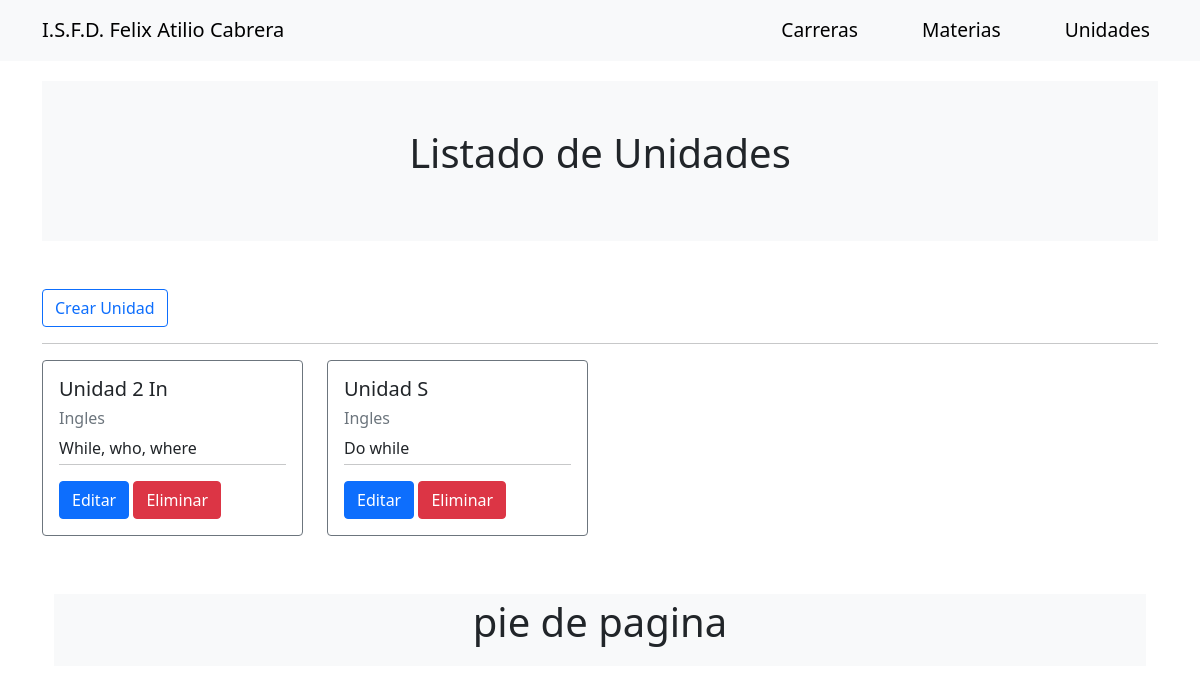
/index.php?controller=Unidades&action=listaUnidadSeleccionada&id=1, run on the app's committed database.
### tables this page shows
CREATE TABLE `unidades` (
  `id` int(11) NOT NULL,
  `title` varchar(11) NOT NULL,
  `content` varchar(75) NOT NULL,
  `id_materias` int(11) NOT NULL
);

CREATE TABLE `materias` (
  `id` int(11) NOT NULL,
  `title` varchar(75) NOT NULL,
  `content` text NOT NULL,
  `id_carreras` int(11) NOT NULL
);

### index.php (called while the page is built, shortened)
<?php
require_once ('model/db.php');
$controller = new $controllerName();
$dataToView["data"] = array();
if (method_exists($controller, $_GET["action"])) {
    $dataToView["data"] = $controller->{$_GET["action"]}();
}
require_once ('view/template/header.php');
require_once ('view/' . $controller->view . '.php');
require_once ('view/template/footer.php');
?>

### model/db.php (called while the page is built, shortened)
<?php
class Db {
    public function __construct() {
        $this->host = constant('DB_HOST');
        $this->db = constant('DB');
        $this->user = constant('DB_USER');
        $this->pass = constant('DB_PASS');
        try {
            $this->conection = new PDO('mysql:host=' . $this->host . ';dbname=' . $this->db, $this->user, $this->pass);
        } catch (PDOException $e) {
            echo $e->getMessage();
            exit();
        }
    }
}
?>

### model/Unidades_model.php (called while the page is built, shortened)
<?php
class Unidades {
    private $table = 'unidades';
    private $conection;
    private function getConection(){
        $dbObj = new Db();
        $this->conection = $dbObj->conection;
    }
    public function getUnidadSeleccionada($id){
        $sql = "SELECT * FROM ".$this->table. " WHERE id_materias = ?";
        $stmt = $this->conection->prepare($sql);
        $stmt->execute([$id]);
        return $stmt->fetchAll();
    }
}
?>

### controller/Unidades.php (called while the page is built, shortened)
<?php
require_once ('model/Unidades_model.php');
class UnidadesController{
    public function __construct() {
        $this->UnidadObj = new Unidades();
    }
    public function listaUnidadSeleccionada(){
        if(isset($_GET["id"])) $id = $_GET["id"];
            return $this->UnidadObj->getUnidadSeleccionada($id);
    }
}
?>

### model/Materias_model.php (called while the page is built, shortened)
<?php
class Materia {
    private $table = 'materias';
    private $conection;
    private function getConection(){
        $dbObj = new Db();
        $this->conection = $dbObj->conection;
    }
    public function getMateriaById($id){
        $sql = "SELECT * FROM ".$this->table. " WHERE id = ?";
        $stmt = $this->conection->prepare($sql);
        $stmt->execute([$id]);
        return $stmt->fetch();
    }
}
?>

### controller/Materias.php (called while the page is built, shortened)
<?php
require_once ('model/Materias_model.php');
class MateriasController{
    public function __construct() {
    $this->MateriaObj = new Materia();
    }
    public function getMateriaById($id){
        return $this->MateriaObj->getMateriaById($id);
    }
}
?>

### view/List_unidades.php (the view)
<div class="row">
    <div class="col-md-12 text-right">
        <a href="index.php?controller=Unidades&action=nuevo" class="btn btn-outline-primary">Crear Unidad</a>
        <hr/>
    </div>
    <?php
    require_once ('controller/Materias.php');
    $materias = new MateriasController();
    if (count($dataToView["data"]) > 0) {
        foreach ($dataToView["data"] as $unidad) {
        $materia = $materias->getMateriaById($unidad["id_materias"]);
    ?>
            <div class="col-md-3">
                <div class="card-body border border-secondary rounded">
                    <h5 class="card-title"><?php echo $unidad['title']; ?></h5>
                    <h6 class="card-title text-secondary"><?php echo $materia["title"]; ?></h6>
                    <div class="card-text"><?php echo nl2br($unidad['content']); ?></div>
                    <hr class="mt-1"/>
                    <a href="index.php?controller=Unidades&action=editar&id=<?php echo $unidad['id']; ?>" class="btn btn-primary">Editar</a>
                    <a href="index.php?controller=Unidades&action=confirmDelete&id=<?php echo $unidad['id']; ?>" class="btn btn-danger">Eliminar</a>
                </div>
            </div>
    <?php
        }
    } else {
    ?>
        <div class="alert alert-info">
            Actualmente no existen notas.
        </div>
    <?php
    }
    ?>
</div>

### data on the page
unidades: title "Unidad 2 In", id_materias.title "Ingles", content "While, who, where"
unidades: title "Unidad S", id_materias.title "Ingles", content "Do while"

### other printed values
$controller->titulo_pagina "Listado de Unidades"
